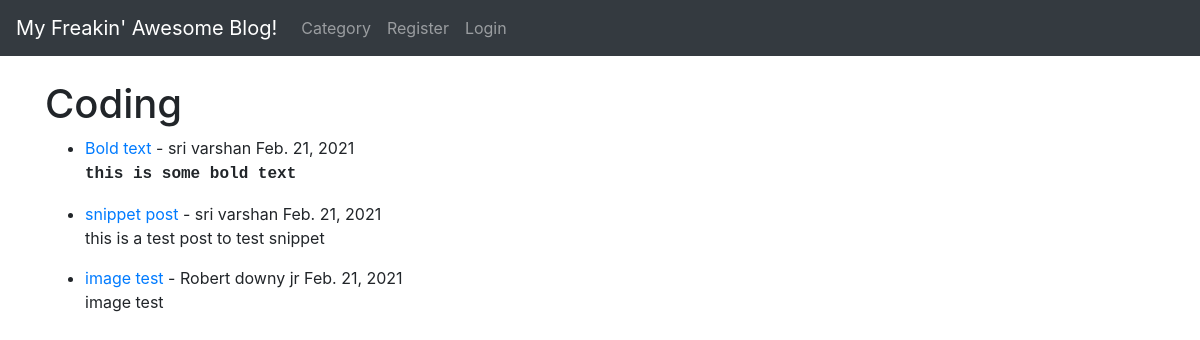
/category/coding/, run on the app's committed database.
### theblog/models.py (models this page shows, shortened)
class post(models.Model):
    title = models.CharField(max_length=255)
    header_image=models.ImageField(null=True,blank=True,upload_to="images/")
    title_tag = models.CharField(max_length=255)
    author=models.ForeignKey(User,on_delete=models.CASCADE)
    body=RichTextField(blank=True,null=True)
    post_date=models.DateField(auto_now_add=True)
    category=models.CharField(max_length=255,default='coding')
    snippet=models.CharField(max_length=255)
    likes=models.ManyToManyField(User,related_name='blog_post')

### theblog/views.py (the view)
# urls.py: path('category/<str:cats>/',categoryview,name="category"),
def categoryview(request,cats):
    category_posts= post.objects.filter(category=cats.replace("-"," "))
    context={'category_post':category_posts,"cats":cats.title().replace("-"," ")}
    return render(request,'categories.html',context)

### theblog/templates/categories.html (shortened to what this page needs)
{% extends 'base.html' %}
{% block content %}
{% if category_post %}
<h1>{{cats}}</h1>
<ul>
{% for post in category_post %}
<li><a href="{% url 'article' post.pk %}">  {{post.title}}</a>  - {{post.author.first_name}} {{post.author.last_name}}
    {{post.post_date}}
<br/>
{{post.body|slice:":200"|safe }}</li>
{% endfor %}
</ul>
{% else %}
<h2>Sorry this page does not exist</h2>
{% endif %}
{% endblock %}

### data on the page
post: title "Bold text", author.first_name "sri", author.last_name "varshan", post_date "Feb. 21, 2021", body "this is some bold text"
post: title "snippet post", author.first_name "sri", author.last_name "varshan", post_date "Feb. 21, 2021", body "this is a test post to test snippet"
post: title "image test", author.first_name "Robert", author.last_name "downy jr", post_date "Feb. 21, 2021", body "image test"

### other printed values
{{ cats }} "Coding"
